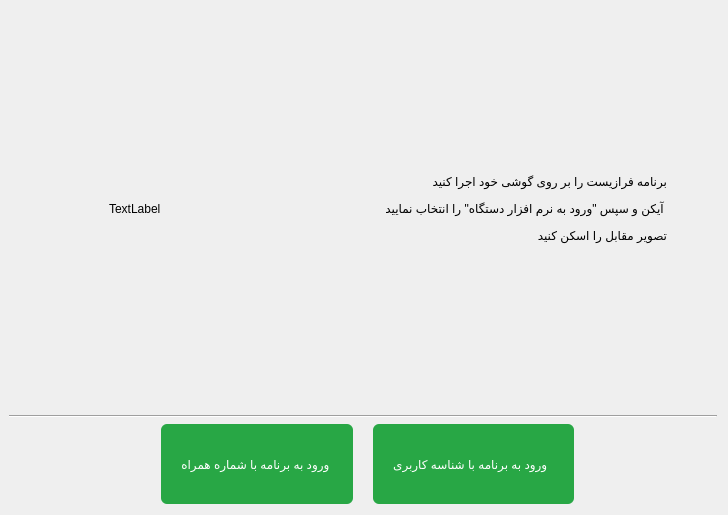
      <widget class="QWidget" name="pageSignInUserMethods">
       <layout class="QVBoxLayout" name="verticalLayout_11">
        <property name="leftMargin">
         <number>9</number>
        </property>
        <property name="topMargin">
         <number>9</number>
        </property>
        <item>
         <layout class="QHBoxLayout" name="horizontalLayout_5">
          <property name="leftMargin">
           <number>100</number>
          </property>
          <property name="rightMargin">
           <number>50</number>
          </property>
          <item alignment="Qt::AlignVCenter">
           <widget class="QLabel" name="lblPixmapQr">
            <property name="minimumSize">
             <size>
              <width>0</width>
              <height>400</height>
             </size>
            </property>
            <property name="text">
             <string>TextLabel</string>
            </property>
           </widget>
          </item>
          <item>
           <widget class="QLabel" name="lblQrText">
            <property name="minimumSize">
             <size>
              <width>500</width>
              <height>400</height>
             </size>
            </property>
            <property name="styleSheet">
             <string notr="true">font: 22pt &quot;IRANSansFaNum&quot;;
color: rgb(0, 0, 0);</string>
            </property>
            <property name="text">
             <string>&lt;html&gt;&lt;head/&gt;&lt;body&gt;&lt;p&gt;برنامه فرازیست را بر روی گوشی خود اجرا کنید&lt;/p&gt;
&lt;p&gt;
آیکن &lt;img src=&quot;images\icon\small-qr-code&quot; style=&quot;vertical-align: middle;&quot;/&gt; و سپس &amp;quot;ورود به نرم افزار دستگاه&amp;quot; را انتخاب نمایید &lt;/p&gt;
&lt;p&gt;
تصویر مقابل را اسکن کنید&lt;/p&gt;
&lt;/body&gt;&lt;/html&gt;</string>
            </property>
            <property name="alignment">
             <set>Qt::AlignRight|Qt::AlignTrailing|Qt::AlignVCenter</set>
            </property>
            <property name="wordWrap">
             <bool>true</bool>
            </property>
           </widget>
          </item>
         </layout>
        </item>
        <item>
         <widget class="Line" name="line">
          <property name="orientation">
           <enum>Qt::Horizontal</enum>
          </property>
         </widget>
        </item>
        <item>
         <layout class="QHBoxLayout" name="horizontalLayout_23">
          <property name="spacing">
           <number>20</number>
          </property>
          <property name="leftMargin">
           <number>20</number>
          </property>
          <property name="rightMargin">
           <number>20</number>
          </property>
          <item alignment="Qt::AlignRight|Qt::AlignBottom">
           <widget class="QPushButton" name="btnSignInUserMobileNumber">
            <property name="minimumSize">
             <size>
              <width>0</width>
              <height>80</height>
             </size>
            </property>
            <property name="maximumSize">
             <size>
              <width>16777215</width>
              <height>16777215</height>
             </size>
            </property>
            <property name="styleSheet">
             <string notr="true">QPushButton{
font: 22pt &quot;IRANSans&quot;;
background-color: #28a745;
color: rgb(255, 255, 255);
padding: 20px; 
border: none; 
border-radius: 6px;
text-align: center;
outline-style: none;
}
QPushButton:pressed {
background-color: #145222;
border-style: inset;
}</string>
            </property>
            <property name="text">
             <string>ورود به برنامه با شماره همراه </string>
            </property>
            <property name="icon">
             <iconset>
              <normaloff>images/icon/mobile.png</normaloff>images/icon/mobile.png</iconset>
            </property>
            <property name="iconSize">
             <size>
              <width>50</width>
              <height>50</height>
             </size>
            </property>
           </widget>
          </item>
          <item alignment="Qt::AlignLeft|Qt::AlignBottom">
           <widget class="QPushButton" name="btnSignInUserIDNumber">
            <property name="minimumSize">
             <size>
              <width>0</width>
              <height>80</height>
             </size>
            </property>
            <property name="maximumSize">
             <size>
              <width>16777215</width>
              <height>16777215</height>
             </size>
            </property>
            <property name="styleSheet">
             <string notr="true">QPushButton{
font: 22pt &quot;IRANSans&quot;;
background-color: #28a745;
color: rgb(255, 255, 255);
padding: 20px; 
border: none; 
border-radius: 6px;
text-align: center;
outline-style: none;
}
QPushButton:pressed {
background-color: #145222;
border-style: inset;
}</string>
            </property>
            <property name="text">
             <string>ورود به برنامه با شناسه کاربری  </string>
            </property>
            <property name="icon">
             <iconset>
              <normaloff>images/icon/numbers.png</normaloff>images/icon/numbers.png</iconset>
            </property>
            <property name="iconSize">
             <size>
              <width>50</width>
              <height>50</height>
             </size>
            </property>
           </widget>
          </item>
         </layout>
        </item>
       </layout>
      </widget>
